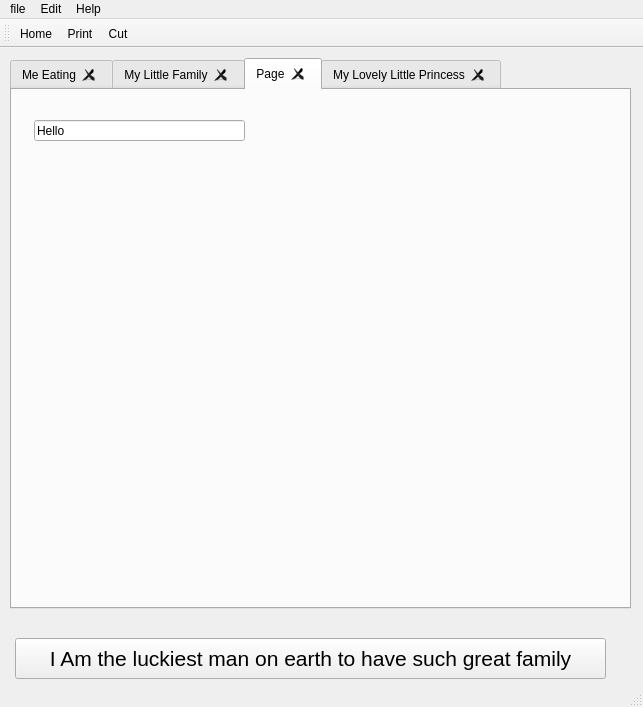
<?xml version="1.0" encoding="UTF-8"?>
<ui version="4.0">
 <class>Picture_tab</class>
 <widget class="QMainWindow" name="Picture_tab">
  <property name="geometry">
   <rect>
    <x>0</x>
    <y>0</y>
    <width>643</width>
    <height>707</height>
   </rect>
  </property>
  <property name="windowTitle">
   <string>Picture_tab</string>
  </property>
  <widget class="QWidget" name="centralwidget">
   <widget class="QTabWidget" name="second_tab_2">
    <property name="geometry">
     <rect>
      <x>10</x>
      <y>10</y>
      <width>621</width>
      <height>551</height>
     </rect>
    </property>
    <property name="currentIndex">
     <number>2</number>
    </property>
    <property name="tabsClosable">
     <bool>true</bool>
    </property>
    <widget class="QWidget" name="first_tab">
     <attribute name="title">
      <string>Me Eating</string>
     </attribute>
     <widget class="QLabel" name="first_label">
      <property name="geometry">
       <rect>
        <x>-230</x>
        <y>-330</y>
        <width>861</width>
        <height>1024</height>
       </rect>
      </property>
      <property name="minimumSize">
       <size>
        <width>331</width>
        <height>251</height>
       </size>
      </property>
      <property name="text">
       <string/>
      </property>
      <property name="pixmap">
       <pixmap>../../../Pictures/.thumbnails/4225.jpg</pixmap>
      </property>
     </widget>
    </widget>
    <widget class="QWidget" name="second_tab">
     <attribute name="title">
      <string>My Little Family</string>
     </attribute>
     <widget class="QLabel" name="label_2">
      <property name="geometry">
       <rect>
        <x>10</x>
        <y>30</y>
        <width>591</width>
        <height>451</height>
       </rect>
      </property>
      <property name="text">
       <string/>
      </property>
      <property name="pixmap">
       <pixmap>../../../Pictures/.thumbnails/4272.jpg</pixmap>
      </property>
     </widget>
     <widget class="QLabel" name="image_label">
      <property name="geometry">
       <rect>
        <x>10</x>
        <y>10</y>
        <width>551</width>
        <height>16</height>
       </rect>
      </property>
      <property name="text">
       <string>                                                                        HAPPY  FAMILY</string>
      </property>
     </widget>
    </widget>
    <widget class="QWidget" name="tab_2">
     <attribute name="title">
      <string>Page</string>
     </attribute>
     <widget class="QLineEdit" name="lineEdit_2">
      <property name="geometry">
       <rect>
        <x>22</x>
        <y>30</y>
        <width>211</width>
        <height>21</height>
       </rect>
      </property>
      <property name="text">
       <string>Hello</string>
      </property>
     </widget>
    </widget>
    <widget class="QWidget" name="Third_tab">
     <attribute name="title">
      <string>My Lovely Little Princess</string>
     </attribute>
     <widget class="QLabel" name="third_label">
      <property name="geometry">
       <rect>
        <x>120</x>
        <y>0</y>
        <width>751</width>
        <height>481</height>
       </rect>
      </property>
      <property name="text">
       <string/>
      </property>
      <property name="pixmap">
       <pixmap>../../../Pictures/.thumbnails/6171.jpg</pixmap>
      </property>
     </widget>
    </widget>
   </widget>
   <widget class="QPushButton" name="last_button">
    <property name="geometry">
     <rect>
      <x>15</x>
      <y>590</y>
      <width>591</width>
      <height>41</height>
     </rect>
    </property>
    <property name="font">
     <font>
      <pointsize>16</pointsize>
     </font>
    </property>
    <property name="text">
     <string>I Am the luckiest man on earth to have such great family</string>
    </property>
   </widget>
  </widget>
  <widget class="QMenuBar" name="menubar">
   <property name="geometry">
    <rect>
     <x>0</x>
     <y>0</y>
     <width>643</width>
     <height>22</height>
    </rect>
   </property>
   <widget class="QMenu" name="menufile">
    <property name="title">
     <string>file</string>
    </property>
    <addaction name="actionOpen"/>
    <addaction name="actionNew"/>
    <addaction name="actionSave"/>
    <addaction name="actionDelete"/>
   </widget>
   <widget class="QMenu" name="menuEdit">
    <property name="title">
     <string>Edit</string>
    </property>
    <addaction name="actionCut"/>
    <addaction name="actionPaste"/>
   </widget>
   <widget class="QMenu" name="menuHelp">
    <property name="title">
     <string>Help</string>
    </property>
    <addaction name="actionAbout"/>
   </widget>
   <addaction name="menufile"/>
   <addaction name="menuEdit"/>
   <addaction name="menuHelp"/>
  </widget>
  <widget class="QStatusBar" name="statusbar"/>
  <widget class="QToolBar" name="toolBar">
   <property name="windowTitle">
    <string>toolBar</string>
   </property>
   <attribute name="toolBarArea">
    <enum>TopToolBarArea</enum>
   </attribute>
   <attribute name="toolBarBreak">
    <bool>false</bool>
   </attribute>
   <addaction name="actionHome"/>
   <addaction name="actionPrint"/>
   <addaction name="actionCut_2"/>
  </widget>
  <action name="actionOpen">
   <property name="text">
    <string>Open</string>
   </property>
  </action>
  <action name="actionNew">
   <property name="text">
    <string>New</string>
   </property>
  </action>
  <action name="actionSave">
   <property name="text">
    <string>Save</string>
   </property>
  </action>
  <action name="actionDelete">
   <property name="text">
    <string>Delete</string>
   </property>
  </action>
  <action name="actionCut">
   <property name="text">
    <string>Cut</string>
   </property>
  </action>
  <action name="actionPaste">
   <property name="text">
    <string>Paste</string>
   </property>
  </action>
  <action name="actionAbout">
   <property name="text">
    <string>About</string>
   </property>
  </action>
  <action name="actionPrint">
   <property name="icon">
    <iconset>
     <normaloff>../../../Downloads/printer.png</normaloff>../../../Downloads/printer.png</iconset>
   </property>
   <property name="text">
    <string>Print</string>
   </property>
   <property name="menuRole">
    <enum>QAction::NoRole</enum>
   </property>
  </action>
  <action name="actionHome">
   <property name="icon">
    <iconset>
     <normaloff>../../../Downloads/home.png</normaloff>../../../Downloads/home.png</iconset>
   </property>
   <property name="text">
    <string>Home</string>
   </property>
   <property name="menuRole">
    <enum>QAction::NoRole</enum>
   </property>
  </action>
  <action name="actionCut_2">
   <property name="icon">
    <iconset>
     <normaloff>../../../Downloads/scissors.png</normaloff>../../../Downloads/scissors.png</iconset>
   </property>
   <property name="text">
    <string>Cut</string>
   </property>
   <property name="menuRole">
    <enum>QAction::NoRole</enum>
   </property>
  </action>
 </widget>
 <resources/>
 <connections/>
</ui>
